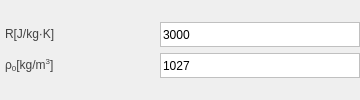
            <widget class="QWidget" name="widget_13" native="true">
             <layout class="QGridLayout" name="gridLayout_19">
              <property name="leftMargin">
               <number>0</number>
              </property>
              <property name="topMargin">
               <number>0</number>
              </property>
              <property name="rightMargin">
               <number>0</number>
              </property>
              <property name="bottomMargin">
               <number>0</number>
              </property>
              <property name="horizontalSpacing">
               <number>6</number>
              </property>
              <property name="verticalSpacing">
               <number>0</number>
              </property>
              <item row="0" column="0">
               <layout class="QVBoxLayout" name="verticalLayout_10">
                <property name="spacing">
                 <number>6</number>
                </property>
                <item>
                 <layout class="QHBoxLayout" name="horizontalLayout_34">
                  <property name="spacing">
                   <number>0</number>
                  </property>
                  <item>
                   <widget class="QLabel" name="label_25">
                    <property name="minimumSize">
                     <size>
                      <width>120</width>
                      <height>25</height>
                     </size>
                    </property>
                    <property name="maximumSize">
                     <size>
                      <width>120</width>
                      <height>25</height>
                     </size>
                    </property>
                    <property name="styleSheet">
                     <string notr="true">QLabel {
    font-family: 'Arial'; /* 字体 */
    font-size: 9pt;       /* 字体大小 */
    color: rgb(66, 66, 66);  
    padding: 2px; 
}</string>
                    </property>
                    <property name="text">
                     <string>&lt;html&gt;&lt;head/&gt;&lt;body&gt;&lt;p&gt;&lt;span style=&quot; font-size:9pt;&quot;&gt;R[J/kg·K]&lt;/span&gt;&lt;/p&gt;&lt;/body&gt;&lt;/html&gt;</string>
                    </property>
                   </widget>
                  </item>
                  <item>
                   <spacer name="horizontalSpacer_25">
                    <property name="orientation">
                     <enum>Qt::Horizontal</enum>
                    </property>
                    <property name="sizeHint" stdset="0">
                     <size>
                      <width>40</width>
                      <height>20</height>
                     </size>
                    </property>
                   </spacer>
                  </item>
                  <item>
                   <widget class="QLineEdit" name="lineEdit_33">
                    <property name="minimumSize">
                     <size>
                      <width>200</width>
                      <height>25</height>
                     </size>
                    </property>
                    <property name="maximumSize">
                     <size>
                      <width>200</width>
                      <height>25</height>
                     </size>
                    </property>
                    <property name="styleSheet">
                     <string notr="true">QLineEdit {
    border: 1px solid rgb(192, 192, 192); /* 默认边框颜色 */
}
QLineEdit:focus {
    border: 1px solid rgb(50, 170, 233); /* 焦点时的边框颜色 */
    outline: none;                       /* 移除默认虚线框 */
}</string>
                    </property>
                    <property name="text">
                     <string>3000</string>
                    </property>
                   </widget>
                  </item>
                 </layout>
                </item>
                <item>
                 <layout class="QHBoxLayout" name="horizontalLayout_35">
                  <property name="spacing">
                   <number>0</number>
                  </property>
                  <item>
                   <widget class="QLabel" name="label_26">
                    <property name="minimumSize">
                     <size>
                      <width>120</width>
                      <height>25</height>
                     </size>
                    </property>
                    <property name="maximumSize">
                     <size>
                      <width>120</width>
                      <height>25</height>
                     </size>
                    </property>
                    <property name="styleSheet">
                     <string notr="true">QLabel {
    font-family: 'Arial'; /* 字体 */
    font-size: 9pt;       /* 字体大小 */
    color: rgb(66, 66, 66);  
    padding: 2px; 
}</string>
                    </property>
                    <property name="text">
                     <string>&lt;html&gt;&lt;head/&gt;&lt;body&gt;&lt;p&gt;&lt;span style=&quot; font-size:9pt;&quot;&gt;ρ&lt;/span&gt;&lt;span style=&quot; font-size:9pt; vertical-align:sub;&quot;&gt;0&lt;/span&gt;&lt;span style=&quot; font-size:9pt;&quot;&gt;[kg/m&lt;/span&gt;&lt;span style=&quot; font-size:9pt; vertical-align:super;&quot;&gt;3&lt;/span&gt;&lt;span style=&quot; font-size:9pt;&quot;&gt;]&lt;/span&gt;&lt;/p&gt;&lt;/body&gt;&lt;/html&gt;</string>
                    </property>
                   </widget>
                  </item>
                  <item>
                   <spacer name="horizontalSpacer_26">
                    <property name="orientation">
                     <enum>Qt::Horizontal</enum>
                    </property>
                    <property name="sizeHint" stdset="0">
                     <size>
                      <width>40</width>
                      <height>20</height>
                     </size>
                    </property>
                   </spacer>
                  </item>
                  <item>
                   <widget class="QLineEdit" name="lineEdit_34">
                    <property name="minimumSize">
                     <size>
                      <width>200</width>
                      <height>25</height>
                     </size>
                    </property>
                    <property name="maximumSize">
                     <size>
                      <width>200</width>
                      <height>25</height>
                     </size>
                    </property>
                    <property name="styleSheet">
                     <string notr="true">QLineEdit {
    border: 1px solid rgb(192, 192, 192); /* 默认边框颜色 */
}
QLineEdit:focus {
    border: 1px solid rgb(50, 170, 233); /* 焦点时的边框颜色 */
    outline: none;                       /* 移除默认虚线框 */
}</string>
                    </property>
                    <property name="text">
                     <string>1027</string>
                    </property>
                   </widget>
                  </item>
                 </layout>
                </item>
               </layout>
              </item>
             </layout>
            </widget>
